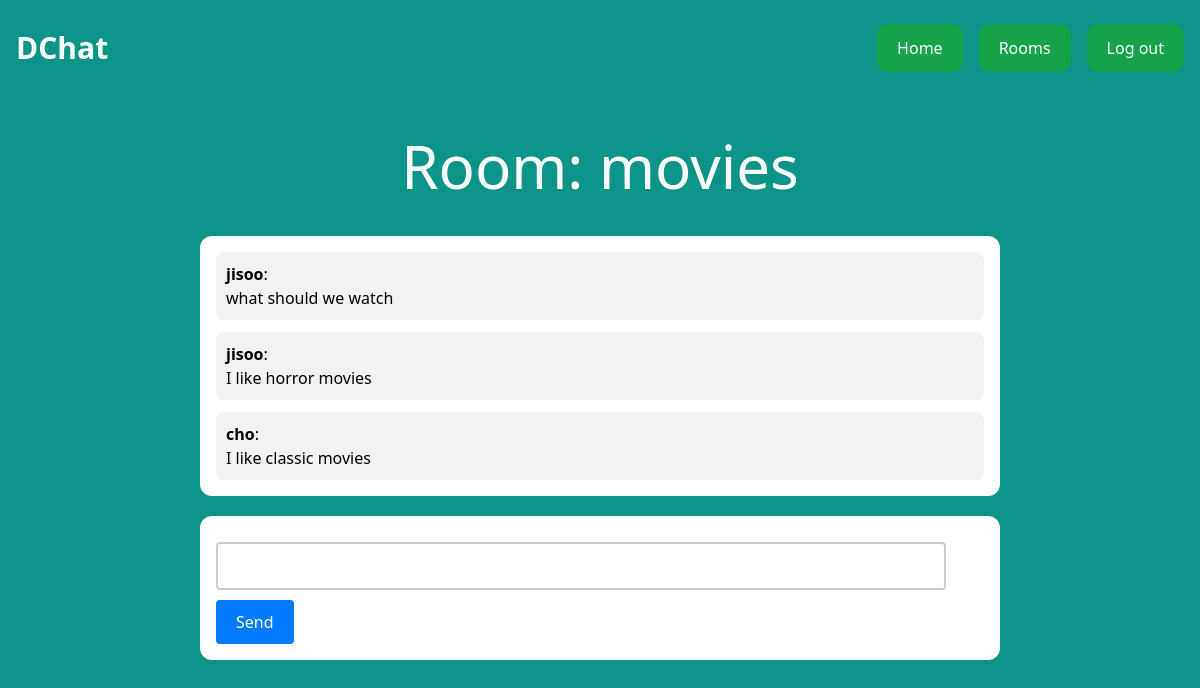
The page /rooms/movies (signed in) on the database its author committed.
### room/models.py (models this page shows, shortened)
class Room(models.Model):
    name = models.CharField(max_length=255)
    slug = AutoSlugField(populate_from='name', unique=True)
    created_by = models.ForeignKey(User, on_delete=models.CASCADE)
    created_at = models.DateTimeField(default=timezone.now, editable=False)

class Message(models.Model):
    room = models.ForeignKey(Room, related_name='messages', on_delete=models.CASCADE)
    user = models.ForeignKey(User, related_name='messages', on_delete=models.CASCADE)
    content = models.TextField()
    date_added = models.DateTimeField(auto_now_add=True)
    class Meta:
        ordering = ('date_added',)

### room/views.py (the view)
# urls.py: path('rooms/',include('room.urls')),
@login_required
def room(request, room_name):
    try:
        room = get_object_or_404(Room, name=room_name)
        messages = Message.objects.filter(room=room)[:50]
        context = {
            'room': room,
            'messages':messages,
        }
        return render(request, 'room/room.html', context=context)
    except:
        return render(request, 'room/404.html')

### room/templates/room/room.html (shortened to what this page needs)
{% extends 'main_app/base.html' %}
{% block content %}
<div class="p-5 lg:p-10 text-center">
    <h1 class="text-3xl lg:text-6xl text-white">Room: {{room.name}}</h1>
</div>
<div class="lg:w-2/3 mx-4 lg:mx-auto p-4 bg-white rounded-xl">
    <div class="bg- chat-messages space-y-3" id="chat-messages">
        {% for m in messages %}
            <div class="message">
                <b>{{ m.user.username }}</b>: <br>{{ m.content }}
            </div>
        {% endfor %}
    </div>
</div>
<div class="lg:w-2/3 mx-4 lg:mx-auto p-4 bg-white rounded-xl">
    <input class="border-5" id="chat-message-input" type="text" size="100%"><br>
    <input type="button" class="btn btn-primary" id="chat-message-submit" value="Send">
</div>
{% endblock %}

### room/templates/room/room.html (style rules this page uses)
#chat-messages { word-wrap: break-word; overflow-wrap: break-word; max-width: 100%; }
#chat-message-input { border: 2px solid #ccc; border-radius: 4px; padding: 10px; width: 95%; margin: 10px 0; }
#chat-message-submit { background-color: #007bff; color: white; padding: 10px 20px; border: none; border-radius: 4px; cursor: pointer; }
div.lg\:w-2\/3 { margin-bottom: 20px; }
.message { background-color: #f2f2f2; padding: 10px; border-radius: 8px; margin-bottom: 10px; word-wrap: break-word; }

### rows shown on the page
Room: name "movies"
Message: user.username "jisoo", content "what should we watch"
Message: user.username "jisoo", content "I like horror movies"
Message: user.username "cho", content "I like classic movies"
